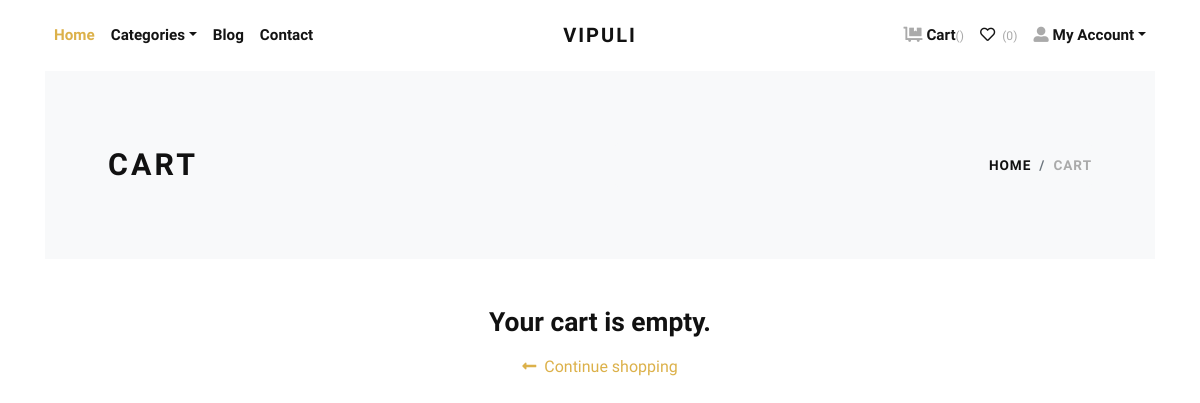
The page /cart/ (signed in) on the database as committed earlier.
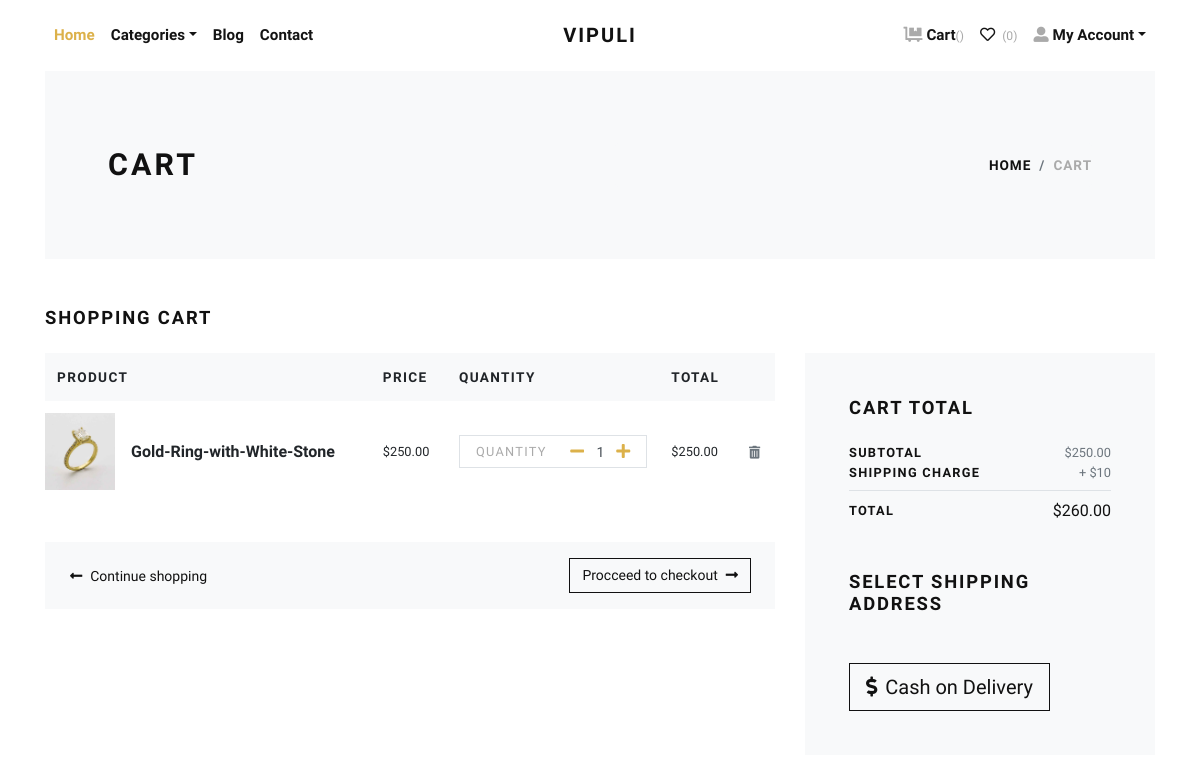
The same page on the database as committed later.
### store/models.py (models this page shows, shortened)
class Cart(models.Model):
    user = models.ForeignKey(User, verbose_name="User", on_delete=models.CASCADE)
    product = models.ForeignKey(Product, verbose_name="Product", on_delete=models.CASCADE)
    quantity = models.PositiveIntegerField(default=1, verbose_name="Quantity")
    created_at = models.DateTimeField(auto_now_add=True, verbose_name="Created Date")
    updated_at = models.DateTimeField(auto_now=True, verbose_name="Updated Date")
    @property
    def total_price(self):
        return self.quantity * self.product.price

class Product(models.Model):
    title = models.CharField(max_length=150, verbose_name="Product Title")
    slug = models.SlugField(max_length=160, verbose_name="Product Slug")
    sku = models.CharField(max_length=255, unique=True, verbose_name="Unique Product ID (SKU)")
    short_description = models.TextField(verbose_name="Short Description")
    detail_description = models.TextField(blank=True, null=True, verbose_name="Detail Description")
    product_image = models.ImageField(upload_to='product', blank=True, null=True, verbose_name="Product Image")
    price = models.DecimalField(max_digits=8, decimal_places=2)
    category = models.ForeignKey(Category, verbose_name="Product Categoy", on_delete=models.CASCADE)
    is_active = models.BooleanField(verbose_name="Is Active?")
    is_featured = models.BooleanField(verbose_name="Is Featured?")
    created_at = models.DateTimeField(auto_now_add=True, verbose_name="Created Date")
    updated_at = models.DateTimeField(auto_now=True, verbose_name="Updated Date")
    class Meta:
        verbose_name_plural = 'Products'
        ordering = ('-created_at', )

### store/views.py (the view)
# urls.py: path('cart/', views.cart, name="cart"),
@login_required
def cart(request):
    user = request.user
    cart_products = Cart.objects.filter(user=user)
    amount =decimal.Decimal(0)
    shipping_amount = decimal.Decimal(10)
    cp = [p for p in Cart.objects.all() if p.user==user]
    if cp:
        for p in cp:
            temp_amount =(p.quantity * p.product.price)
            amount += temp_amount
    addresses = Address.objects.filter(user=user)
    context = {
        'cart_products': cart_products,
        'amount' : amount,
        'shipping_amount' : shipping_amount,
        'total_amount' : amount + shipping_amount,
        'addresses' :addresses,
    }
    return render(request, 'store/cart.html', context)

### templates/store/cart.html (shortened to what the changed rows need)
{% extends 'base.html' %}
{% load static %}
{% load humanize %}
    {% block content %}
      <div class="container">
        <section class="py-5 bg-light">
          <div class="container">
            <div class="row px-4 px-lg-5 py-lg-4 align-items-center">
              <div class="col-lg-6">
                <h1 class="h2 text-uppercase mb-0">Cart</h1>
              </div>
            </div>
          </div>
        </section>
        {% if cart_products %}
        <section class="py-5">
          <h2 class="h5 text-uppercase mb-4">Shopping cart</h2>
          <div class="row">
            <div class="col-lg-8 mb-4 mb-lg-0">
              <div class="table-responsive mb-4">
                <table class="table">
                  <thead class="bg-light">
                    <tr>
                      <th class="border-0" scope="col"> <strong class="text-small text-uppercase">Product</strong></th>
                      <th class="border-0" scope="col"> <strong class="text-small text-uppercase">Price</strong></th>
                      <th class="border-0" scope="col"> <strong class="text-small text-uppercase">Quantity</strong></th>
                      <th class="border-0" scope="col"> <strong class="text-small text-uppercase">Total</strong></th>
                      <th class="border-0" scope="col"> </th>
                    </tr>
                  </thead>
                  <tbody>
                    {% for cart_product in cart_products %}
                    <tr>
                      <th class="pl-0 border-0" scope="row">
                        <div class="media align-items-center">
                          {% if cart_product.product.product_image %}
                            <a class="reset-anchor d-block animsition-link" href="{% url 'store:product-detail' cart_product.product.slug %}"><img src="{{cart_product.product.product_image.url}}" alt="{{cart_product.product.title}}" width="70"/></a>
                          {% else %}
                            <a class="reset-anchor d-block animsition-link" href="{% url 'store:product-detail' cart_product.product.slug %}"><img src="{% static 'img/product-detail-3.jpg' %}" alt="{{cart_product.product.title}}" width="70"/></a>
                          {% endif %}
                          <div class="media-body ml-3"><strong class="h6"><a class="reset-anchor animsition-link" href="{% url 'store:product-detail' cart_product.product.slug %}">{{cart_product.product.title}}</a></strong></div>
                        </div>
                      </th>
                      <td class="align-middle border-0">
                        <p class="mb-0 small">${{cart_product.product.price}}</p>
                      </td>
                      <td class="align-middle border-0">
                        <div class="border d-flex align-items-center justify-content-between px-3"><span class="small text-uppercase text-gray headings-font-family">Quantity</span>
                          <div class="quantity">
                            <a href="{% url 'store:minus-cart' cart_product.id %}" class="dec-btn p-0 ml-2"><i class="fas fa-minus"></i></a>
                            <input class="form-control form-control-sm border-0 shadow-0 p-0" type="text" value="{{cart_product.quantity}}"/>
                            <a href="{% url 'store:plus-cart' cart_product.id %}" class="inc-btn p-0"><i class="fas fa-plus"></i></a>
                          </div>
                        </div>
                      </td>
                      <td class="align-middle border-0">
                        <p class="mb-0 small">${{cart_product.total_price|intcomma}}</p>
                      </td>
                      <td class="align-middle border-0"><a class="reset-anchor" href="{% url 'store:remove-cart' cart_product.id %}"><i class="fas fa-trash-alt small text-muted"></i></a></td>
                    </tr>
                    {% endfor %}
                  </tbody>
                </table>
              </div>
              <div class="bg-light px-4 py-3">
                <div class="row align-items-center text-center">
                  <div class="col-md-6 mb-3 mb-md-0 text-md-left"><a class="btn btn-link p-0 text-dark btn-sm" href="{% url 'store:home' %}"><i class="fas fa-long-arrow-alt-left mr-2"> </i>Continue shopping</a></div>
                  <div class="col-md-6 text-md-right"><a class="btn btn-outline-dark btn-sm" href="checkout.html">Procceed to checkout<i class="fas fa-long-arrow-alt-right ml-2"></i></a></div>
                </div>
              </div>
            </div>
            <div class="col-lg-4">
              <div class="card border-0 rounded-0 p-lg-4 bg-light">
                <div class="card-body">
                  <h5 class="text-uppercase mb-4">Cart total</h5>
                  <ul class="list-unstyled mb-0">
                    <li class="d-flex align-items-center justify-content-between"><strong class="text-uppercase small font-weight-bold">Subtotal</strong><span class="text-muted small">${{amount|intcomma}}</span></li>
                    <li class="d-flex align-items-center justify-content-between"><strong class="text-uppercase small font-weight-bold">Shipping Charge</strong><span class="text-muted small">+ ${{shipping_amount}}</span></li>
                    <li class="border-bottom my-2"></li>
                    <li class="d-flex align-items-center justify-content-between mb-4"><strong class="text-uppercase small font-weight-bold">Total</strong><span>${{total_amount|intcomma}}</span></li>
                  </ul>
                  <h5 class="text-uppercase my-5">Select Shipping Address</h5>
                  <form action="{% url 'store:checkout' %}" id="myform">
                    <button type="submit" class="btn btn-dark btn-lg btn-outline-dark" type="submit"> <i class="fas fa-dollar-sign mr-2"></i>Cash on Delivery</button>
                  </form>
                </div>
              </div>
            </div>
          </div>
        </section>
        {% else %}
          <div class="text-center py-5">
            <h3 class="mb-3">Your cart is empty.</h3>
            <a href="{% url 'store:home' %}"><i class="fas fa-long-arrow-alt-left mr-2"> </i>Continue shopping</a>
          </div>
        {% endif %}
      </div>
      {% endblock content %}

Rows that differ between the two databases and show on the page:
added Cart: product.product_image (picture), product "Gold-Ring-with-White-Stone", product.price "250.00", quantity "1", total_price "250.00"
Other text that changed with them:
{{ amount|intcomma }}: (not shown) → "250.00"
{{ shipping_amount }}: (not shown) → "10"
{{ total_amount|intcomma }}: (not shown) → "260.00"
text no longer shown: "Your cart is empty."
text now shown: "SHOPPING CART PRODUCT PRICE QUANTITY TOTAL Procceed to checkout CART TOTAL SUBTOTAL $ SHIPPING CHARGE + $ TOTAL $ SELECT SHIPPING ADDRESS Cash on Delivery"
